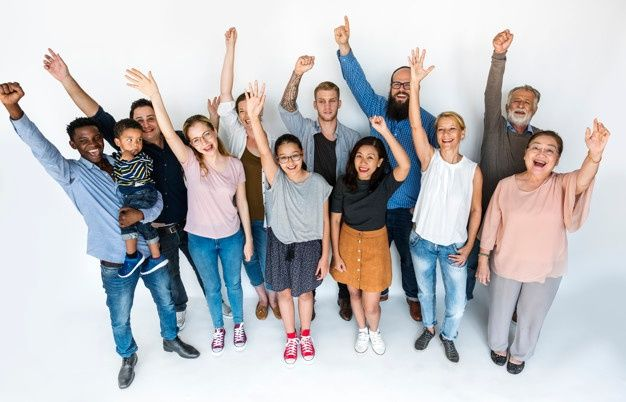
#> input picture openCVScript/imagem/imagem1.jpg, 626 x 402 px
$ python openCV.py
#> lines starting #> are read from the running program, lines starting #| are printed output that depends on the picture; after the words box and inside, x2 and y2 are one past the last pixel; in counts of white or black regions, pixels touching at a corner belong together
import cv2

carregaAlgoritmo = cv2.CascadeClassifier('haarcascades/haarcascade_frontalface_default.xml')

imagem = cv2.imread('imagem/imagem1.jpg')
#> imagem is the input picture: shape (402, 626, 3); mean B, G, R 191.5, 189, 190

imagemCinza = cv2.cvtColor(imagem, cv2.COLOR_BGR2GRAY)
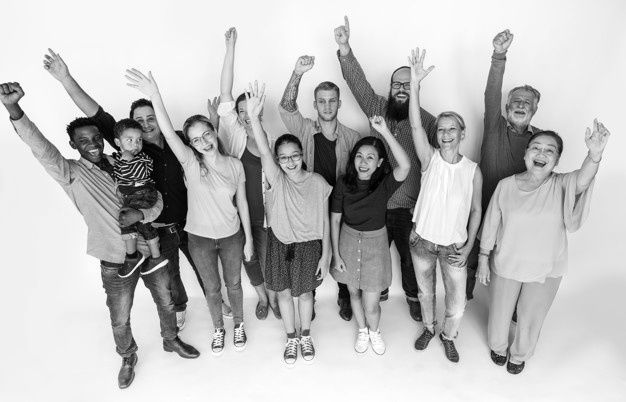
#> imagemCinza: shape (402, 626); min 0, max 255, mean 189.6

faces = carregaAlgoritmo.detectMultiScale(imagemCinza)
#> faces = [[311, 89, 33, 33], [431, 118, 32, 32], [274, 145, 31, 31], [350, 146, 30, 30], [387, 74, 28, 28], [521, 135, 42, 42], [393, 220, 85, 85]]

print(faces)
#| [[311  89  33  33]
#|  [431 118  32  32]
#|  [274 145  31  31]
#|  [350 146  30  30]
#|  [387  74  28  28]
#|  [521 135  42  42]
#|  [393 220  85  85]]

for(x, y, l, a) in faces:
    cv2.rectangle(imagem, (x,y), (x + l, y + a), (0, 255,0), 2)
#> this loop made 7 passes
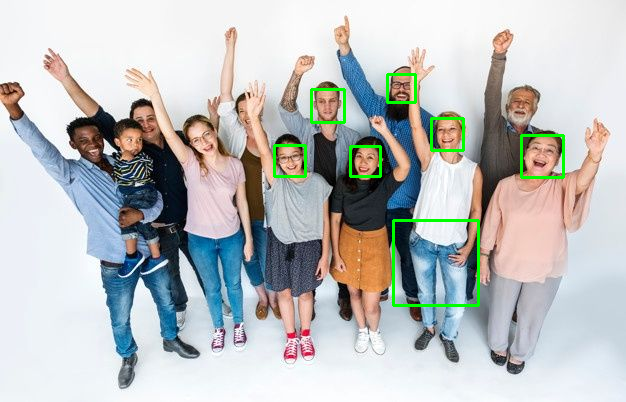
#> imagem: shape (402, 626, 3); 1.33% of pixels changed, all inside (x1, y1, x2, y2) = (273, 73, 565, 307)

cv2.imshow("faces" , imagem)
cv2.waitKey()

$ run again, with openCVScript/imagem/imagem3.jpg copied over openCVScript/imagem/imagem1.jpg
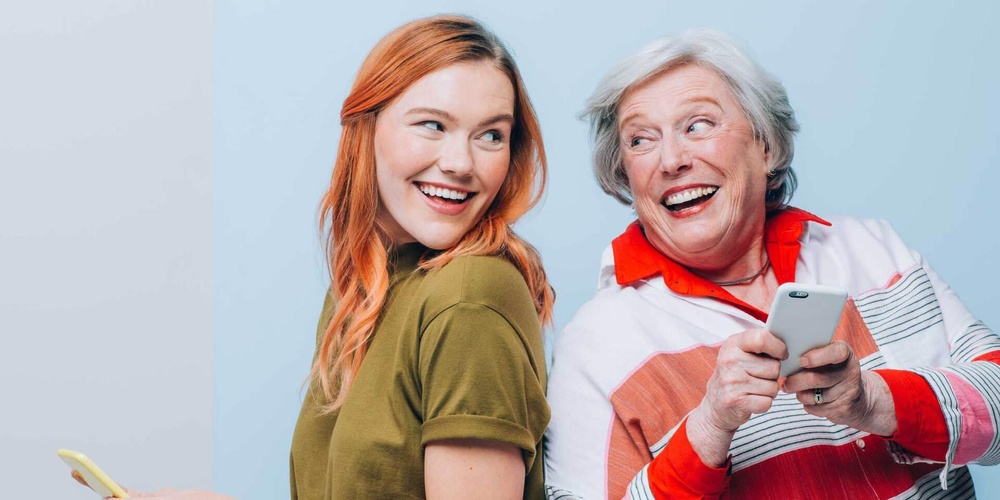
#> input picture openCVScript/imagem/imagem3.jpg, 1000 x 500 px, shrunk from 1920 x 960 before the run
#> imagem is the input picture: shape (500, 1000, 3); mean B, G, R 174.3, 173.3, 187.5
#> `imagemCinza = cv2.cvtColor(imagem, cv2.COLOR_BGR2GRAY)`:
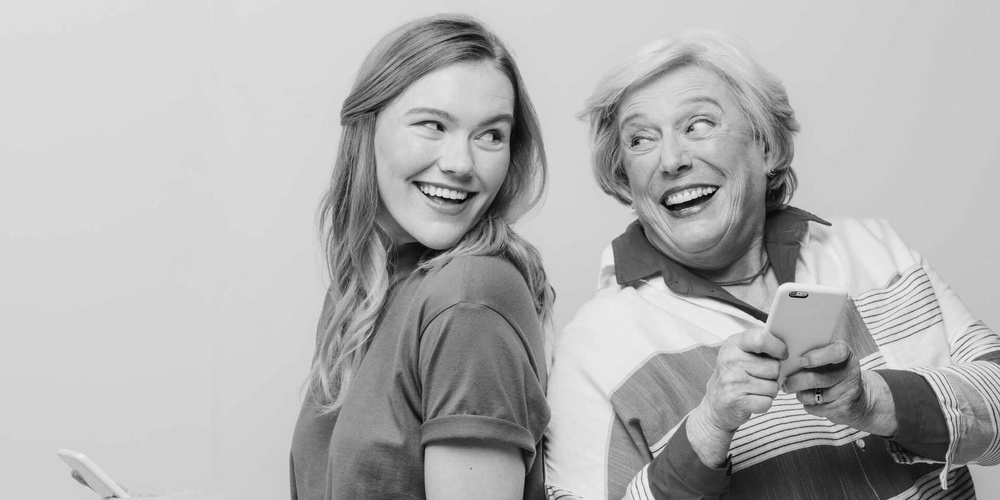
#> imagemCinza: shape (500, 1000); min 1, max 242, mean 177.6
#> faces = [[371, 66, 162, 162], [600, 75, 147, 147]]
#| [[371  66 162 162]
#|  [600  75 147 147]]
#> the loop `for(x, y, l, a) in faces:` made 2 passes
#> after the loop `for(x, y, l, a) in faces:`:
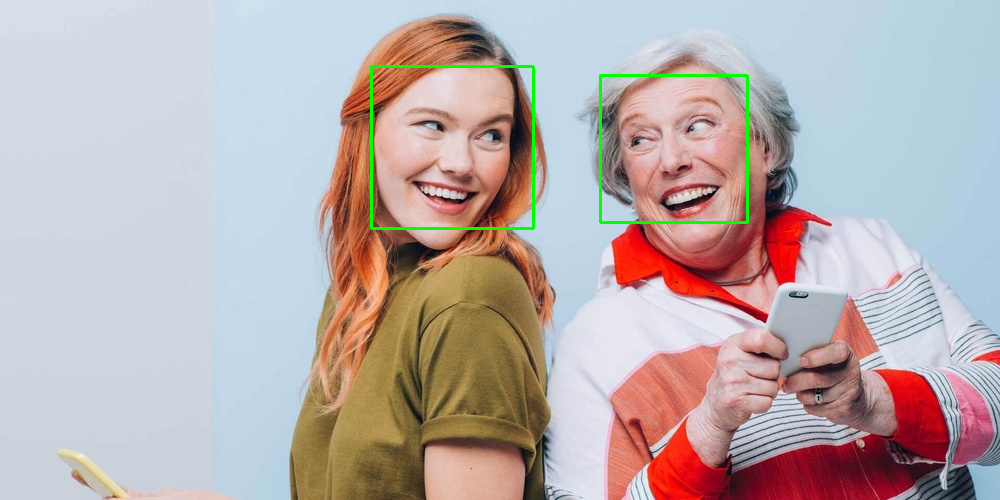
#> imagem: shape (500, 1000, 3); 0.74% of pixels changed, all inside (x1, y1, x2, y2) = (370, 65, 749, 230)

$ run again, with openCVScript/imagem/imagem4.jpg copied over openCVScript/imagem/imagem1.jpg
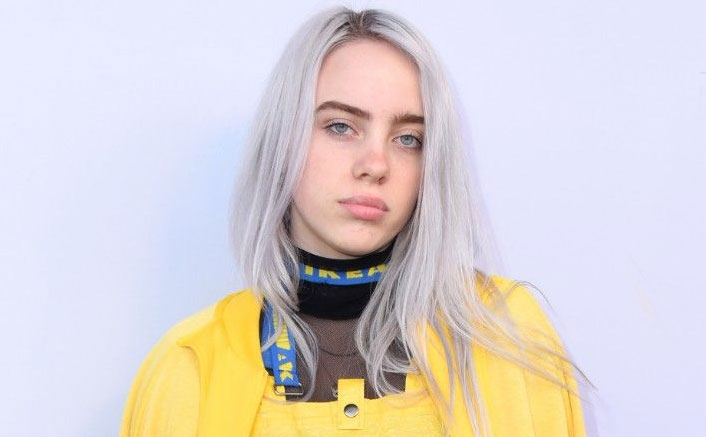
#> input picture openCVScript/imagem/imagem4.jpg, 706 x 437 px
#> imagem is the input picture: shape (437, 706, 3); mean B, G, R 211.1, 210.7, 218.1
#> `imagemCinza = cv2.cvtColor(imagem, cv2.COLOR_BGR2GRAY)`:
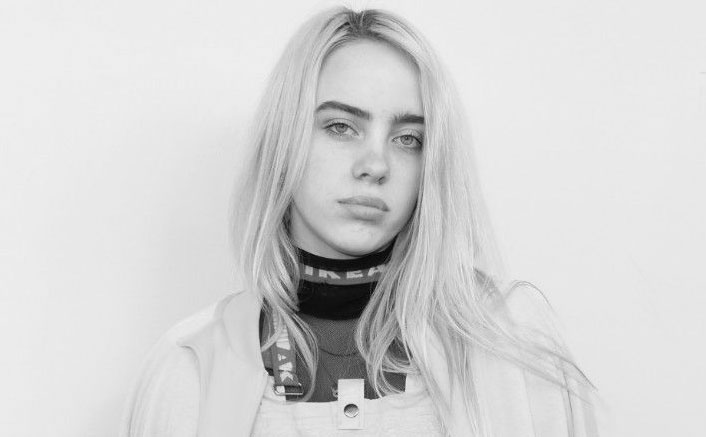
#> imagemCinza: shape (437, 706); min 1, max 246, mean 213
#> faces = [[270, 51, 208, 208]]
#| [[270  51 208 208]]
#> the loop `for(x, y, l, a) in faces:` made 1 pass
#> after the loop `for(x, y, l, a) in faces:`:
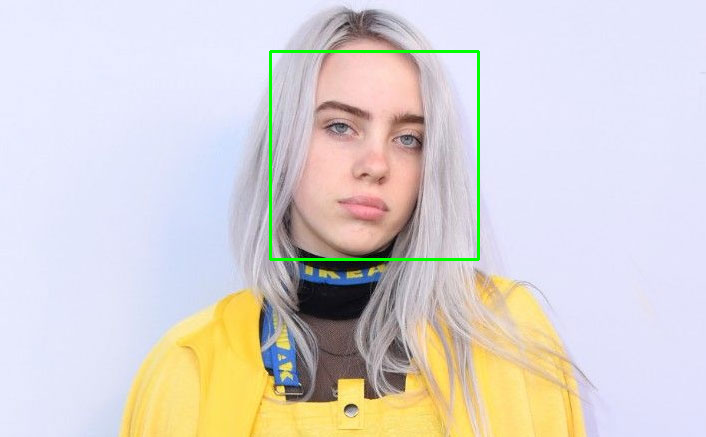
#> imagem: shape (437, 706, 3); 0.81% of pixels changed, all inside (x1, y1, x2, y2) = (269, 50, 480, 261)
